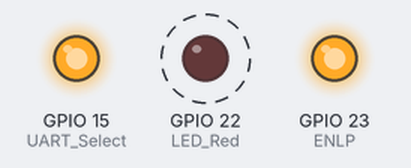
Bench run of a sketch on a simulated ESP32. Shown: output pins drawn as LEDs (lit = HIGH). Dashed ring = blinking. What the sketch prints to the serial monitor is not drawn.

Above: at 0.7 s.
Timing chart, 0 to 4.9 s (numbered marks = the images above):
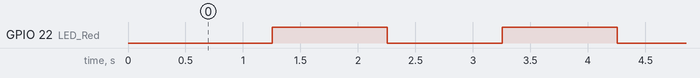

The sketch:

RS_485_Comms_TX_Test.ino
```cpp
/*
  Dave Williams, DitroniX 2019-2025 (ditronix.net)

  Example Code, to demonstrate and test the ESPRanger, TWO UART Ports Basic Test. 0 as Terminal UART and 1 as RS485 UART

  NB. To test the RS-485:
  * Simply connect another RS-485 device
  * Wiring A to A and B to B
    * Monitor in computer terminal if using USB-RS485
    * Use the 'RS485 RX' Code Example on another ESPuno Pi Zero

  Further information, details and examples can be found on our website and also GitHub wiki pages:
  * ditronix.net
  * github.com/DitroniX
  * github.com/DitroniX/ESPRanger-LoRa-GNSS-GPS-IMU-RS485-60V
  * github.com/DitroniX/ESPRanger-LoRa-GNSS-GPS-IMU-RS485-60V/wiki
  * hackster.io/DitroniX/espranger-lora-gnss-imu-bt-wifi-rs485-5-60v-stem-board-4a3fa4

  This test code is OPEN SOURCE and formatted for easier viewing.  Although is is not intended for real world use, it may be freely used, or modified as needed.
  It is distributed on an "AS IS" BASIS, WITHOUT WARRANTIES OR CONDITIONS OF ANY KIND, either express or implied.

  For board configuration, see https://github.com/DitroniX/ESPRanger-LoRa-GNSS-GPS-IMU-RS485-60V/wiki/Arduino-IDE

  Further information, details and examples maybe found on github.com/DitroniX
*/

// Libraries

// **************** USER VARIABLES / DEFINES / STATIC / STRUCTURES / CONSTANTS ****************

// Constants

#include <Wire.h>

// Hardware Serial 0 pins
#define RXD0 17
#define TXD0 16

// Hardware Serial 1 pins - RS485
#define RXLP 4
#define TXLP 5
#define ENLP 23  // RS485 UART Enable

// **************** OUTPUTS ****************
#define LED_Red 22      // Red LED
#define UART_Select 15  // UART Matrix

// **************** FUNCTIONS AND ROUTINES ****************

// **************** SETUP ****************
void setup() {

  // Stabalise
  delay(250);

  // Initialise UART 0 - USB COM Port
  Serial.begin(115200, SERIAL_8N1, RXD0, TXD0);  // U0
  while (!Serial)
    ;
  Serial.println("UART 0 Opened (USB COM Port)");

  // Initialise UART 1 - RS485 Port
  Serial1.begin(9600, SERIAL_8N1, RXLP, TXLP);  //LP
  while (!Serial)
    ;
  Serial.println("UART 1 Opened (RS485 Port)");

  // Initialise RS485 UART Enable on GP23
  pinMode(ENLP, OUTPUT);

  // Initialise and Configure UART Matrix Select
  pinMode(UART_Select, OUTPUT);
  digitalWrite(UART_Select, HIGH);

  // LED
  pinMode(LED_Red, OUTPUT);

  Serial.println("ESPRanger - Example Code");
  Serial.println("Running RS485 TX Test");
}

// **************** LOOP ****************
void loop() {

  // Force RS485 UART Driver Enable and Receiver is Disabled
  digitalWrite(ENLP, HIGH);

  Serial1.write("Hello World - Test\n");

  // Cycle RED LED
  digitalWrite(LED_Red, LOW);
  delay(1000);
  digitalWrite(LED_Red, HIGH);
  delay(1000);
}
```

Measured:
- by itself, GPIO 22 (LED_Red): alternates HIGH for 1.0 s and LOW for 1.0 s
